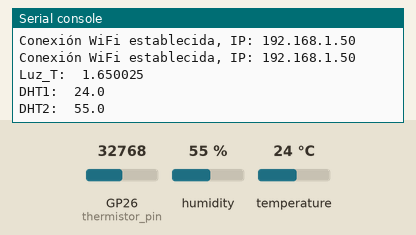
Recording of a program running on a simulated Raspberry Pi Pico running MicroPython. Shown: the last lines printed to the serial console. Inputs (shaded band) come from the test bench; at power-on: humidity 55 %, GP26 (thermistor_pin) = 32768, temperature 24 °C (analog values on the 0–65535 scale). WiFi joins after 1.5 s; no MQTT or app messages arrive unless stated.

Above: at 3.3 s.
3.4 s: humidity set to 22 %
At 7.8 s:
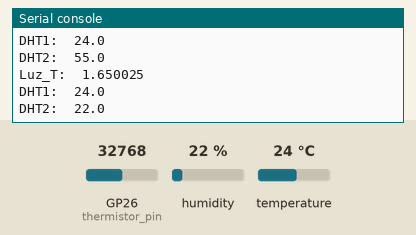
9.0 s: GP26 (thermistor_pin) set to 45874
At 12.6 s:
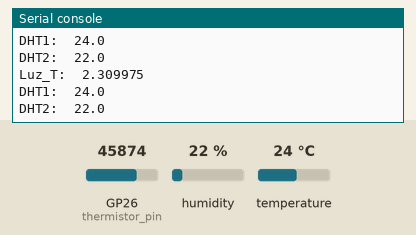
14.6 s: temperature set to 12 °C
At 18.7 s:
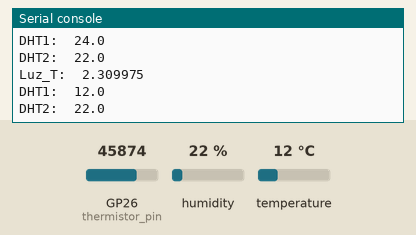
20.2 s: GP26 (thermistor_pin) set to 57670
At 23.6 s:
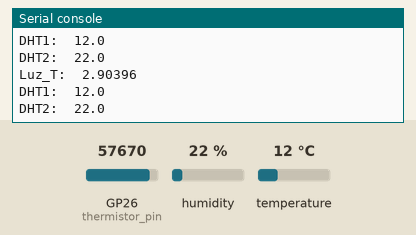
25.8 s: humidity set to 40 %
At 28.4 s:
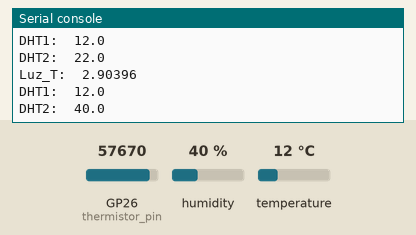
Timing chart, 0 to 29.9 s (numbered marks = the images above; inputs shaded):
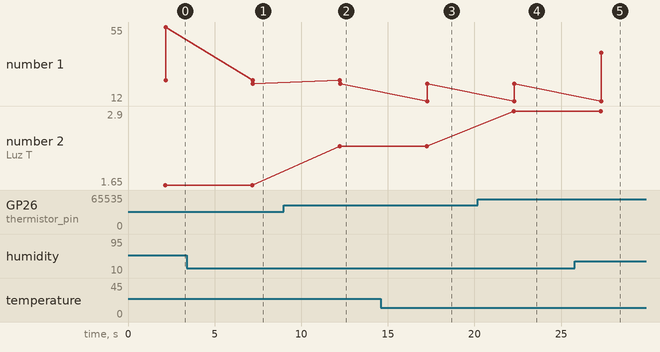

Measured:
- after the input at 3.4 s, the serial console: prints a new line after 3.8 s (image 1)
- after the input at 9.0 s, the serial console: prints a new line after 3.2 s (image 2)
- after the input at 14.6 s, the serial console: prints a new line after 2.7 s (image 3)
- after the input at 20.2 s, the serial console: prints a new line after 2.1 s (image 4)
- after the input at 25.8 s, the serial console: prints a new line after 1.5 s (image 5)
- plotted number 1: 55 → 22 after the input at 3.4 s, 22 → 40 after the input at 25.8 s
- plotted number 2: 1.65 → 2.31 after the input at 9.0 s, 2.31 → 2.9 after the input at 20.2 s

The program:

Pruebas.py
```python
import network
import time
from machine import Pin, ADC
from simple import *
import dht

# Configurar el pin GPIO para el DHT22 (GP11 en este ejemplo)
dht_pin = Pin(11)
sensor = dht.DHT22(dht_pin)

# Configuración del broker MQTT
MQTT_SERVER = '192.168.1.74'
MQTT_PORT = 1883
MQTT_TOPIC_luz = 'sensors/luz'
MQTT_TOPIC_DHT1 = 'sensors/temp'
MQTT_TOPIC_DHT2 = 'sensors/hum'

client = MQTTClient('Raspberrry_Pi_Pico_W', MQTT_SERVER, port=MQTT_PORT)

# Configuración del termoresistor
thermistor_pin = ADC(Pin(26))

def read_temperature():
    # Aquí deberías poner la fórmula para convertir la lectura del ADC en grados Celsius
    raw_value = thermistor_pin.read_u16()
    voltage = raw_value * (3.3 / 65535)
    temperature = voltage
    return temperature

def read_DHTT22_Temp():
    # Prueba para leer datos del DHT22 conectado a la Raspberry Pi Pico W
    try:
        sensor.measure()
        temp = sensor.temperature()
        hum = sensor.humidity()
        return temp, hum
    except OSError as e:
        print("Error al leer el sensor:", e)
        return None, None

def read_and_publish():
    conecction_wifi()
    # Conectar al broker MQTT
    client.connect()
    while True:
        temperature = read_temperature()
        print('Luz_T: ', temperature)
        client.publish(MQTT_TOPIC_luz, str(temperature))

        #time.sleep(5)
        DHT_T, DHT_H = read_DHTT22_Temp()
        print('DHT1: ', DHT_T)
        client.publish(MQTT_TOPIC_DHT1, str(DHT_T))

        print('DHT2: ', DHT_H)
        client.publish(MQTT_TOPIC_DHT2, str(DHT_H))
        time.sleep(5)

def conecction_wifi()->None:
    # Configuración de la red Wi-Fi
    SSID = 'INFINITUM6832_2.4'
    PASSWORD = 'XnCjzCT8id'
    # Conectar a Wi-Fi
    wlan = network.WLAN(network.STA_IF)
    wlan.active(True)
    try:
        wlan.connect(SSID, PASSWORD)
    except OSError as error:
        print(f'error is {error}')

    # Esperar la conexión WiFi
    max_attempts = 10
    attempt = 0
    while not wlan.isconnected() and attempt < max_attempts:
        print('Intentando conectar a WiFi...')
        time.sleep(1)
        attempt += 1

    if wlan.isconnected():
        print('Conexión WiFi establecida, IP:', wlan.ifconfig()[0])
    else:
        print('Error: No se pudo conectar a la red WiFi')
        raise RuntimeError('No se pudo conectar a la red WiFi')

    print('Conexión WiFi establecida, IP:', wlan.ifconfig()[0])

read_and_publish()
```
